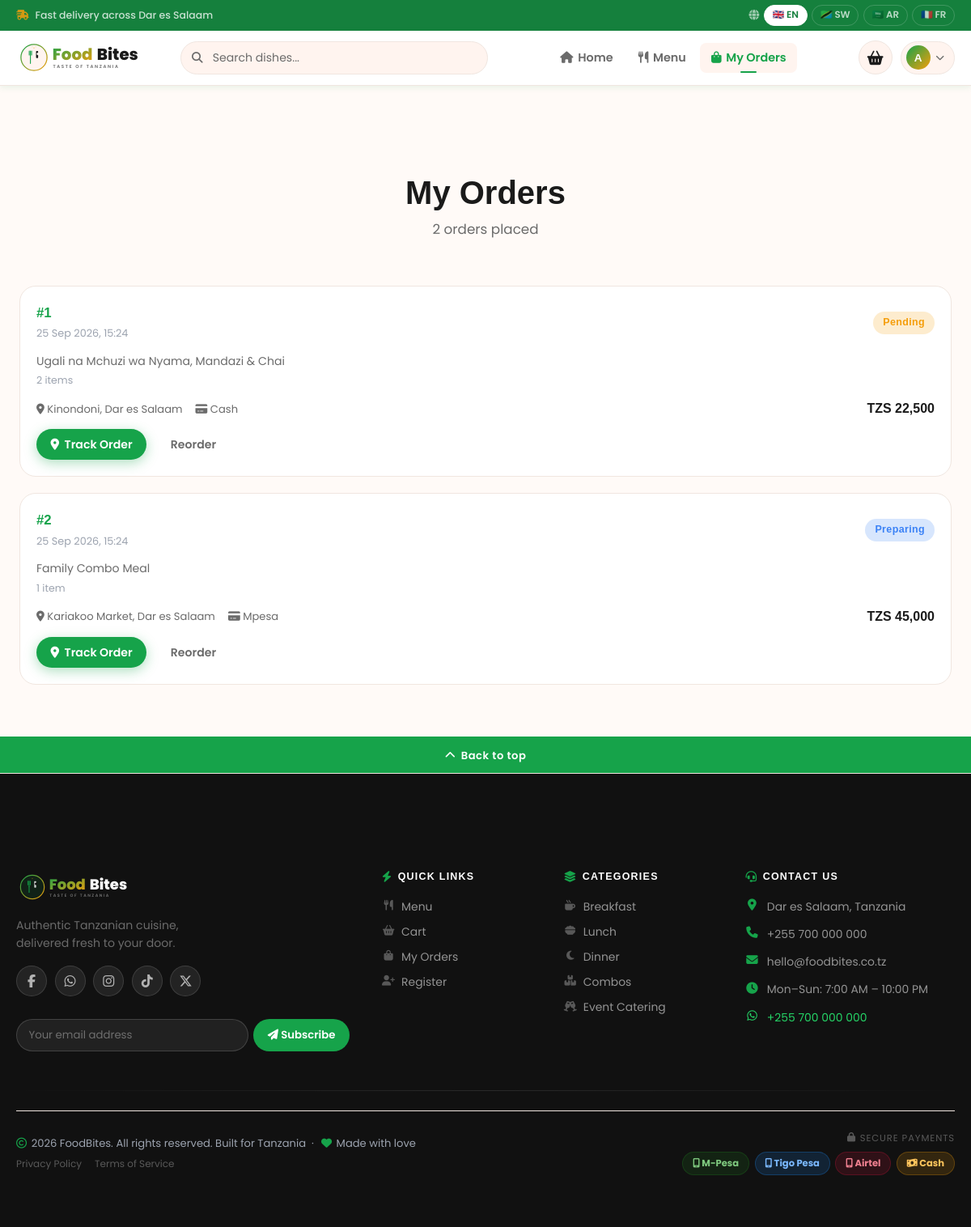
The app's page /customer/order_history.php (signed in) with its own data.
### tables this page shows
CREATE TABLE `orders` (
  `id`                INT(11)                                              NOT NULL AUTO_INCREMENT,
  `user_id`           INT(11)                                              NOT NULL,
  `total_amount`      DECIMAL(10,2)                                        NOT NULL,
  `delivery_fee`      DECIMAL(10,2)                                        NOT NULL DEFAULT 2000.00,
  `status`            ENUM('pending','preparing','ready','delivered','cancelled') NOT NULL DEFAULT 'pending',
  `delivery_location` VARCHAR(255)                                         NOT NULL,
  `delivery_time`     DATETIME                                             DEFAULT NULL,
  `notes`             TEXT                                                 DEFAULT NULL,
  `payment_method`    ENUM('cash','mpesa','tigopesa','airtel')             NOT NULL DEFAULT 'cash',
  `order_type`        ENUM('standard','bulk','subscription')               NOT NULL DEFAULT 'standard',
  `created_at`        TIMESTAMP                                            NOT NULL DEFAULT CURRENT_TIMESTAMP,
  `updated_at`        TIMESTAMP                                            NOT NULL DEFAULT CURRENT_TIMESTAMP ON UPDATE CURRENT_TIMESTAMP,
  PRIMARY KEY (`id`),
  INDEX `idx_user`    (`user_id`),
  INDEX `idx_status`  (`status`),
  FOREIGN KEY (`user_id`) REFERENCES `users`(`id`) ON DELETE CASCADE
);

### customer/order_history.php (the view, shortened to what this page needs)
<?php
require_once dirname(__DIR__) . '/includes/functions.php';
$db  = getDB();
$uid = currentUserId();
$stmt = $db->prepare(
    'SELECT o.*, COUNT(oi.id) AS item_count,
            GROUP_CONCAT(p.name ORDER BY oi.id SEPARATOR ", ") AS item_names
     FROM orders o
     LEFT JOIN order_items oi ON o.id = oi.order_id
     LEFT JOIN products p ON oi.product_id = p.id
     WHERE o.user_id = ?
     GROUP BY o.id
     ORDER BY o.created_at DESC'
);
$stmt->execute([$uid]);
$orders = $stmt->fetchAll();
require_once dirname(__DIR__) . '/includes/header.php';
?>
<section class="page-hero page-hero-sm">
    <div class="container">
        <h1 class="page-title">My Orders</h1>
        <p class="page-sub"><?= count($orders) ?> order<?= count($orders) !== 1 ? 's' : '' ?> placed</p>
    </div>
</section>
<section class="history-section">
    <div class="container">
        <?php if (empty($orders)): ?>
            <div class="empty-state">
                <div class="empty-icon"><i class="fa-solid fa-box"></i></div>
                <h2>No orders yet</h2>
                <p>You haven't placed any orders. Let's fix that!</p>
                <a href="<?= BASE_URL ?>/customer/menu.php" class="btn btn-primary btn-lg">Browse Menu →</a>
            </div>
        <?php else: ?>
            <div class="history-list">
                <?php foreach ($orders as $order): ?>
                    <div class="history-card">
                        <div class="history-card-top">
                            <div class="history-left">
                                <div class="history-id">#<?= $order['id'] ?></div>
                                <div class="history-date"><?= date('d M Y, H:i', strtotime($order['created_at'])) ?></div>
                            </div>
                            <div class="history-right">
                                <?= statusBadge($order['status']) ?>
                            </div>
                        </div>
                        <div class="history-items">
                            <span class="history-item-list"><?= e($order['item_names'] ?? '') ?></span>
                            <span class="history-item-count"><?= $order['item_count'] ?> item<?= $order['item_count'] !== 1 ? 's' : '' ?></span>
                        </div>
                        <div class="history-card-footer">
                            <div class="history-meta">
                                <span><i class="fa-solid fa-location-dot"></i> <?= e(mb_substr($order['delivery_location'], 0, 40)) ?></span>
                                <span><i class="fa-solid fa-credit-card"></i> <?= ucfirst($order['payment_method']) ?></span>
                            </div>
                            <div class="history-total"><?= formatPrice((float)$order['total_amount']) ?></div>
                        </div>
                        <div class="history-actions">
                            <?php if (in_array($order['status'], ['pending','preparing','ready'])): ?>
                                <a href="<?= BASE_URL ?>/customer/order_tracking.php?id=<?= $order['id'] ?>"
                                   class="btn btn-primary btn-sm"><i class="fa-solid fa-location-dot"></i> Track Order</a>
                            <?php else: ?>
                                <a href="<?= BASE_URL ?>/customer/order_tracking.php?id=<?= $order['id'] ?>"
                                   class="btn btn-outline btn-sm">View Details</a>
                            <?php endif; ?>
                            <a href="<?= BASE_URL ?>/customer/menu.php" class="btn btn-ghost btn-sm">Reorder</a>
                        </div>
                    </div>
                <?php endforeach; ?>
            </div>
        <?php endif; ?>
    </div>
</section>
<?php require_once dirname(__DIR__) . '/includes/footer.php'; ?>

### includes/functions.php (shortened to what this page needs)
<?php
function e(string $str): string
{
    return htmlspecialchars($str, ENT_QUOTES | ENT_HTML5, 'UTF-8');
}
function formatPrice(float $amount): string
{
    return CURRENCY . ' ' . number_format($amount, 0, '.', ',');
}
function statusBadge(string $status): string
{
    $map = [
        'pending'   => ['label' => 'Pending',   'class' => 'badge-pending'],
        'preparing' => ['label' => 'Preparing',  'class' => 'badge-preparing'],
        'ready'     => ['label' => 'Ready',      'class' => 'badge-ready'],
        'delivered' => ['label' => 'Delivered',  'class' => 'badge-delivered'],
        'cancelled' => ['label' => 'Cancelled',  'class' => 'badge-cancelled'],
    ];
    $info = $map[$status] ?? ['label' => ucfirst($status), 'class' => ''];
    return '<span class="badge ' . $info['class'] . '">' . $info['label'] . '</span>';
}

### assets/css/main.css (style rules this page uses)
:root { --primary: #16A34A; --primary-dark: #15803D; --primary-light:#22C55E; --primary-glow: rgba(22,163,74,0.25); --secondary: #2C7873; --accent: #F59E0B; --pending: #F59E0B; --preparing: #3B82F6; --ready: #22C55E; --delivered: #6B7280; --cancelled: #EF4444; --success: #22C55E; --bg: #0a0d14; --bg-card: #111827; --bg-elevated: #1a2235; --bg-input: #1f2d40; --text: #f1f5f9; --text-muted: #8b9ab1; --text-subtle: #4a5568; --border: rgba(255,255,255,0.08); --shadow-md: 0 8px 24px rgba(0,0,0,0.4); --shadow-lg: 0 20px 60px rgba(0,0,0,0.5); --r-sm: 8px; --r-md: 14px; --r-lg: 20px; --r-xl: 28px; --r-full:9999px; --t-fast:0.15s ease; --t-normal:0.25s ease; --font-display:'Outfit',sans-serif; --font-body:'Inter',sans-serif; }
*,*::before,*::after { box-sizing:border-box;margin:0;padding:0 }
html { scroll-behavior:smooth }
body { font-family:var(--font-body);background:var(--bg);color:var(--text);line-height:1.6;min-height:100vh;-webkit-font-smoothing:antialiased }
a { text-decoration:none;color:inherit }
h1,h2,h3,h4,h5,h6 { font-family:var(--font-display);font-weight:700;line-height:1.2 }
.container { max-width:1200px;margin:0 auto;padding:0 1.5rem }
.btn { display:inline-flex;align-items:center;justify-content:center;gap:.5rem;padding:.6rem 1.4rem;border-radius:var(--r-full);font-family:var(--font-display);font-weight:600;font-size:.95rem;transition:all var(--t-normal);white-space:nowrap;cursor:pointer }
.btn-primary { background:linear-gradient(135deg,var(--primary),var(--primary-dark));color:#fff;box-shadow:0 4px 15px rgba(22,163,74,.35) }
.btn-ghost { color:var(--text-muted) }
.btn-sm { padding:.4rem 1rem;font-size:.85rem }
.badge { display:inline-flex;align-items:center;padding:.25rem .75rem;border-radius:var(--r-full);font-size:.78rem;font-weight:700;font-family:var(--font-display);letter-spacing:.03em }
.badge-pending { background:rgba(245,158,11,.2);color:var(--pending) }
.badge-preparing { background:rgba(59,130,246,.2);color:var(--preparing) }
.page-hero { padding:3rem 0 2rem;text-align:center }
.page-hero-sm { padding:2.5rem 0 1.5rem }
.page-title { font-size:clamp(1.8rem,4vw,2.5rem);font-weight:800 }
.page-sub { color:var(--text-muted);margin-top:.5rem;font-size:1.05rem }

### assets/css/customer.css (style rules this page uses)
.history-section { padding:2rem 0 4rem }
.history-list { display:flex;flex-direction:column;gap:1.25rem }
.history-card { background:var(--bg-card);border:1px solid var(--border);border-radius:var(--r-lg);padding:1.25rem;transition:border-color var(--t-fast) }
.history-card-top { display:flex;justify-content:space-between;align-items:center;margin-bottom:.75rem }
.history-id { font-family:var(--font-display);font-weight:800;font-size:1.05rem;color:var(--primary) }
.history-date { font-size:.8rem;color:var(--text-subtle);margin-top:.1rem }
.history-items { margin-bottom:.75rem }
.history-item-list { font-size:.88rem;color:var(--text-muted);display:-webkit-box;-webkit-line-clamp:1;-webkit-box-orient:vertical;overflow:hidden }
.history-item-count { font-size:.78rem;color:var(--text-subtle);display:block;margin-top:.2rem }
.history-card-footer { display:flex;justify-content:space-between;align-items:center;margin-bottom:.75rem }
.history-meta { display:flex;gap:1rem;font-size:.82rem;color:var(--text-muted);flex-wrap:wrap }
.history-total { font-family:var(--font-display);font-weight:800;font-size:1rem;color:var(--text) }
.history-actions { display:flex;gap:.75rem }

### records on screen
orders: id "1", created_at "25 Sep 2026, 15:24", status "Pending", item_names "Ugali na Mchuzi wa Nyama, Mandazi & Chai", item_count "2", delivery_location "Kinondoni, Dar es Salaam", payment_method "Cash", total_amount "TZS 22,500"
orders: id "2", created_at "25 Sep 2026, 15:24", status "Preparing", item_names "Family Combo Meal", item_count "1", delivery_location "Kariakoo Market, Dar es Salaam", payment_method "Mpesa", total_amount "TZS 45,000"

### other values on screen
$meta['flag'] "🇬🇧"
$meta['label'] "EN"
$meta['flag'] "🇹🇿"
$meta['label'] "SW"
$meta['flag'] "🇸🇦"
$meta['label'] "AR"
$meta['flag'] "🇫🇷"
$meta['label'] "FR"
$N['home'] "Home"
$N['menu'] "Menu"
$N['orders'] "My Orders"
substr($_SESSION['user_name'] ?? 'U', 0, 1) "A"
count($orders) "2"
$F['back_top'] "Back to top"
$F['tagline'] "Authentic Tanzanian cuisine, delivered fresh to your door."
